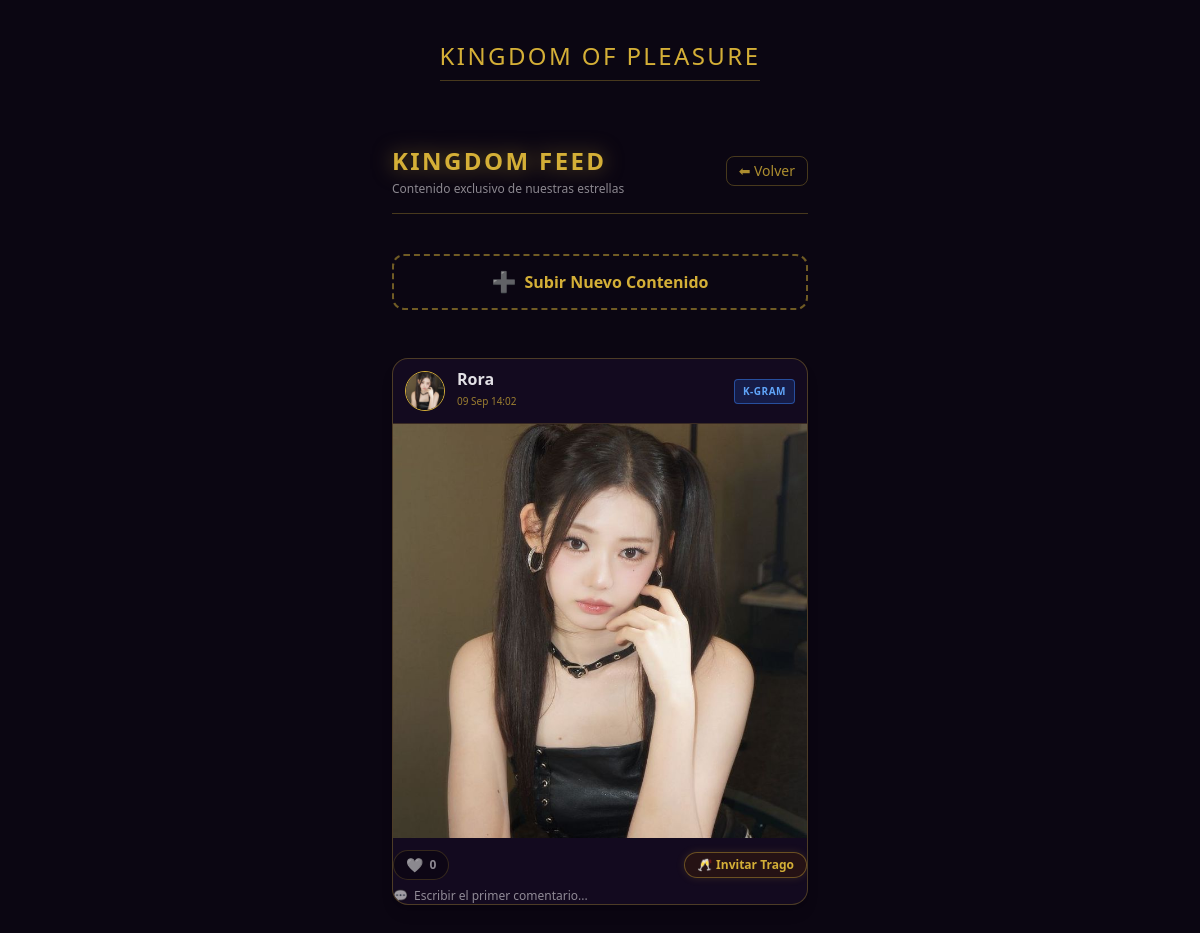
/idols/feed/?tg_id=1, run on an earlier commit of the app's database.
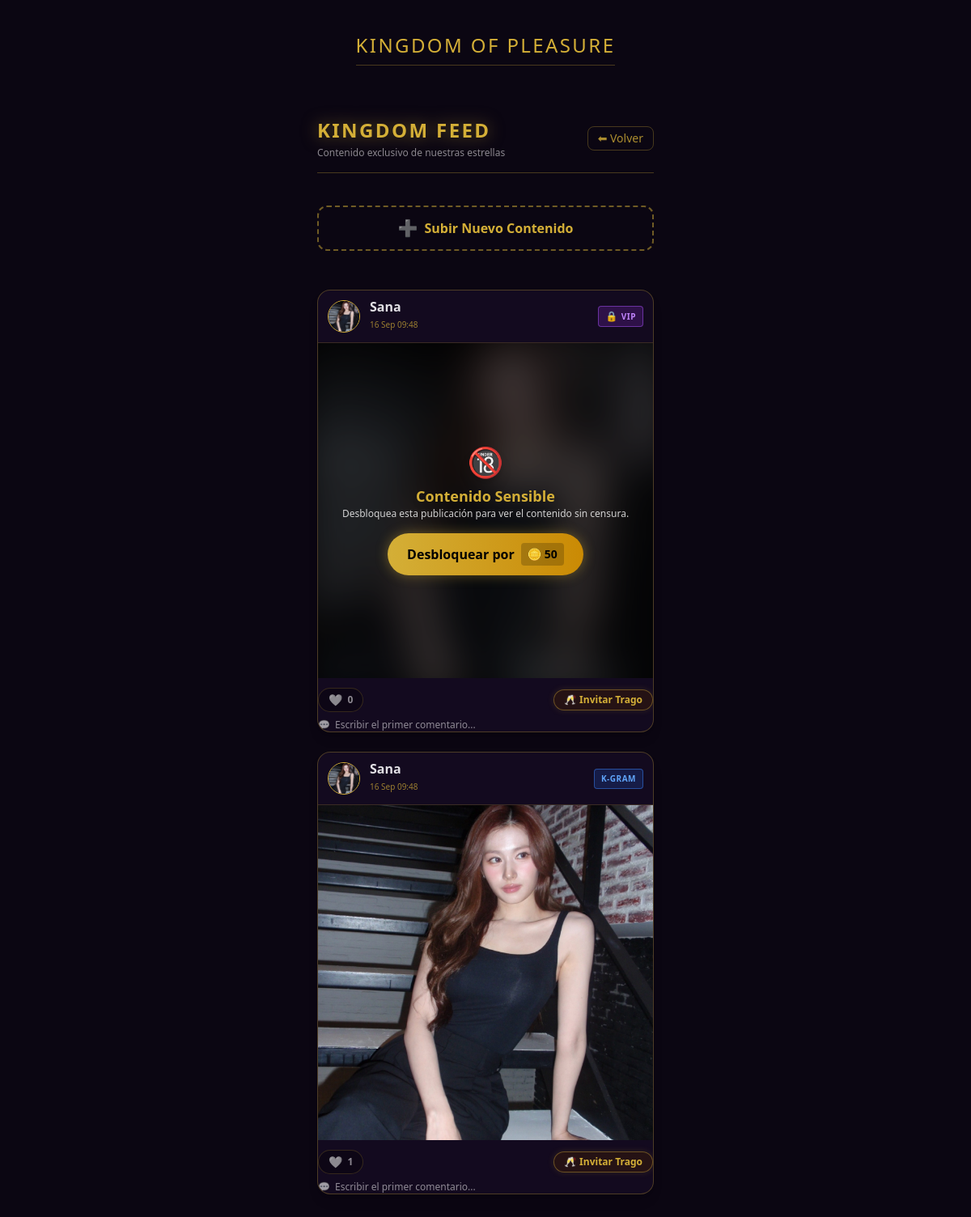
And on a later commit of the database.
### idols/models.py (models this page shows, shortened)
class Post(models.Model):
    NETWORK_CHOICES = [
        ('gram', 'KingdomGram (Público)'),
        ('fans', 'KingdomFans (VIP / Pago)'),
    ]
    idol = models.ForeignKey(IdolProfile, on_delete=models.CASCADE, related_name='posts')
    network = models.CharField("Red Social", max_length=10, choices=NETWORK_CHOICES, default='gram')
    image = models.ImageField("Foto del Post", upload_to='social_posts/')
    caption = models.TextField("Descripción", max_length=300)
    price = models.PositiveIntegerField("Precio en Oro (0 si es Público)", default=0)
    likes = models.PositiveIntegerField("Me Gusta", default=0)
    created_at = models.DateTimeField(auto_now_add=True)
    class Meta:
        verbose_name = "Publicación"
        verbose_name_plural = "Publicaciones"
        ordering = ['-created_at']

class IdolProfile(models.Model):
    STATUS_CHOICES = [
        ('online', '🟢 Chateando en Telegram'),
        ('antojos', '🔥 Sesión de Antojos'),
        ('offline', '🌙 Descansando'),
    ]
    telegram_user_id = models.BigIntegerField(db_index=True)
    owner_username = models.CharField("Usuario de Telegram", max_length=100, blank=True, null=True)
    stage_name = models.CharField("Nombre Artístico", max_length=100)
    group = models.CharField("Grupo/Solista", max_length=100, blank=True, null=True)
    bio = models.TextField("Biografía / Presentación", max_length=500)
    status = models.CharField("Estado Actual", max_length=10, choices=STATUS_CHOICES, default='online')
    photo = models.ImageField("Foto de Perfil", upload_to='idols_photos/', blank=True, null=True)
    services_done = models.IntegerField("Servicios Realizados", default=0)
    rating = models.DecimalField("Calificación Promedio", max_digits=3, decimal_places=2, default=5.00)
    created_at = models.DateTimeField(auto_now_add=True)
    updated_at = models.DateTimeField(auto_now=True)
    class Meta:
        verbose_name = "Perfil de Idol"
        verbose_name_plural = "Perfiles de Idols"
        ordering = ['-created_at']

### idols/views.py (the view)
# urls.py: path('feed/', views.social_feed, name='social_feed'),
def social_feed(request):
    tg_id = request.GET.get('tg_id') or request.POST.get('tg_id')
    posts = Post.objects.all().select_related('idol').prefetch_related('comments')
    unlocked_ids = []
    if tg_id:
        pagados = list(PostUnlock.objects.filter(
            client_telegram_id=tg_id
        ).values_list('post_id', flat=True))
        propios = list(Post.objects.filter(
            idol__telegram_user_id=tg_id
        ).values_list('id', flat=True))
        unlocked_ids = set(pagados + propios)
        liked_ids = list(PostLike.objects.filter(
            client_telegram_id=tg_id
        ).values_list('post_id', flat=True))
        tg_username = request.GET.get('tg_username') or request.POST.get('tg_username') or 'Ciudadano VIP'
    return render(request, 'idols/feed.html', {
        'posts': posts,
        'tg_id': tg_id,
        'unlocked_ids': list(unlocked_ids),
        'liked_ids': liked_ids,  # <- AGREGAR ESTA LÍNEA
        'tg_username': tg_username
    })

### templates/idols/feed.html (shortened to what this page needs)
{% extends 'base.html' %}
{% block content %}
<div class="p-4 mt-6 max-w-md mx-auto w-full flex flex-col gap-6 pb-20">
    <div class="flex justify-between items-center mb-4 border-b border-vip-gold/30 pb-4">
        <div>
            <h2 class="text-2xl font-black text-vip-gold uppercase tracking-widest drop-shadow-[0_0_10px_rgba(212,175,55,0.5)]">Kingdom Feed</h2>
            <p class="text-xs text-vip-text/60 mt-1">Contenido exclusivo de nuestras estrellas</p>
        </div>
        <a href="{% url 'idols:gallery' %}?tg_id={{ tg_id }}" class="text-sm text-vip-gold/80 hover:text-vip-gold border border-vip-gold/30 px-3 py-1 rounded-lg">⬅ Volver</a>
    </div>
    <div class="mb-6">
        <a href="{% url 'idols:create_post' %}?tg_id={{ tg_id }}" class="w-full bg-vip-base border-2 border-dashed border-vip-gold/50 text-vip-gold font-bold py-3 px-4 rounded-xl flex justify-center items-center gap-2 hover:bg-vip-gold/10 transition-colors">
            <span class="text-xl">➕</span>
            <span>Subir Nuevo Contenido</span>
        </a>
    </div>
    {% for post in posts %}
        <div class="bg-vip-panel border border-vip-gold/30 rounded-2xl overflow-hidden shadow-lg">
            <div class="p-3 flex items-center justify-between border-b border-vip-gold/20">
                <div class="flex items-center gap-3">
                    {% if post.idol.photo %}
                        <img src="{{ post.idol.photo.url }}" class="w-10 h-10 rounded-full object-cover border border-vip-gold">
                    {% else %}
                        <div class="w-10 h-10 rounded-full bg-black border border-vip-gold flex items-center justify-center text-xl">👤</div>
                    {% endif %}
                    <div>
                        <h3 class="font-bold text-vip-text leading-none">{{ post.idol.stage_name }}</h3>
                        <span class="text-[10px] text-vip-gold/70">{{ post.created_at|date:"d M H:i" }}</span>
                    </div>
                </div>
                {% if post.network == 'gram' %}
                    <span class="bg-blue-600/20 text-blue-400 border border-blue-500/50 text-[10px] px-2 py-1 rounded font-bold tracking-wider">K-GRAM</span>
                {% else %}
                    <span class="bg-purple-900/40 text-purple-400 border border-purple-500/50 text-[10px] px-2 py-1 rounded font-bold tracking-wider flex items-center gap-1">
                        <span class="text-xs">🔒</span> VIP
                    </span>
                {% endif %}
            </div>
            <div class="relative w-full aspect-square overflow-hidden bg-black flex items-center justify-center">
                {% if post.image %}
                    {% if post.network == 'gram' or post.id in unlocked_ids %}
                        <img src="{{ post.image.url }}" class="w-full h-full object-cover">
                    {% else %}
                        <img src="{{ post.image.url }}" class="w-full h-full object-cover filter blur-xl brightness-50 scale-110 pointer-events-none select-none">
                        <div class="absolute inset-0 flex flex-col items-center justify-center z-10 p-4 bg-black/40">
                            <span class="text-4xl mb-2 drop-shadow-lg">🔞</span>
                            <h4 class="text-vip-gold font-bold text-lg text-center drop-shadow-md">Contenido Sensible</h4>
                            <p class="text-white/80 text-xs text-center mb-4">Desbloquea esta publicación para ver el contenido sin censura.</p>
                            <form action="{% url 'idols:unlock_post' post.id %}" method="POST" class="m-0">
                                <button type="submit" class="bg-gradient-to-r from-vip-gold to-yellow-600 text-black font-bold px-6 py-3 rounded-full hover:scale-105 transition-transform shadow-[0_0_15px_rgba(212,175,55,0.4)] flex items-center gap-2">
                                    <span>Desbloquear por</span>
                                    <span class="bg-black/20 px-2 py-1 rounded text-sm">🪙 {{ post.price }}</span>
                                </button>
                            </form>
                        </div>
                    {% endif %}
                {% endif %}
            </div>
            <div class="mt-3 flex items-center justify-between text-sm">
                    <button id="like-btn-{{ post.id }}" onclick="handleLike({{ post.id }})"
                            class="transition-all duration-200 flex items-center gap-1.5 px-3 py-1 rounded-full border border-vip-gold/20 {% if post.id in liked_ids %}text-red-500 bg-red-500/10 border-red-500/40{% else %}text-vip-text/60 bg-black/30 hover:text-red-400{% endif %}">
                        <span id="like-icon-{{ post.id }}">{% if post.id in liked_ids %}❤️{% else %}🤍{% endif %}</span>
                        <span id="like-count-{{ post.id }}" class="font-semibold text-xs">{{ post.likes }}</span>
                    </button>
                    <button onclick="toggleTipModal({{ post.id }})"
                            class="flex items-center gap-1 text-xs text-vip-gold bg-yellow-950/40 border border-vip-gold/40 px-3 py-1 rounded-full hover:bg-vip-gold hover:text-black transition-all font-semibold shadow-[0_0_8px_rgba(212,175,55,0.15)]">
                        <span>🥂</span>
                        <span>Invitar Trago</span>
                    </button>
                </div>
                <button type="button" onclick="toggleComments({{ post.id }})"
                        class="mt-2 text-xs text-vip-text/60 hover:text-vip-gold flex items-center gap-1.5 transition-colors">
                    <span>💬</span>
                    <span id="comment-label-{{ post.id }}">
                        {% if post.comments.count > 0 %}
                            Ver los {{ post.comments.count }} comentarios...
                        {% else %}
                            Escribir el primer comentario...
                        {% endif %}
                    </span>
                </button>
        </div>
    {% empty %}
        <div class="text-center text-vip-text/50 mt-10 p-6 border border-vip-gold/20 rounded-xl">
            <span class="text-4xl block mb-2">📭</span>
            Aún no hay publicaciones en el muro.
        </div>
    {% endfor %}
</div>
{% endblock %}

### templates/base.html (shortened to what this page needs)
<!DOCTYPE html>
<html lang="es">
<head>
    <script src="https://cdn.tailwindcss.com"></script>
</head>
<body class="bg-vip-base text-vip-text min-h-screen font-sans antialiased flex flex-col items-center p-4">
    <header class="w-full max-w-md text-center py-6">
        <h1 class="text-2xl font-light tracking-widest text-vip-gold uppercase border-b border-vip-gold/30 pb-2 inline-block">
            Kingdom of Pleasure
        </h1>
    </header>
    <main class="w-full max-w-md flex-1">
        {% block content %}{% endblock %}
    </main>
</body>
</html>

### templates/base.html (style rules this page uses)
body { background-color: var(--tg-theme-bg-color, #0B0612); color: var(--tg-theme-text-color, #E2E0E5); -webkit-tap-highlight-color: transparent; }

What changed in the data, as far as the page shows it:
removed Post: idol.photo (picture), idol.stage_name "Rora", created_at "09 Sep 14:02", network "K-GRAM", image (picture), likes "0", shows "Escribir el primer comentario..."
added Post: idol.photo (picture), idol.stage_name "Sana", created_at "16 Sep 09:48", network "VIP", image (picture), price "50", likes "0", shows "Escribir el primer comentario..."
added Post: idol.photo (picture), idol.stage_name "Sana", created_at "16 Sep 09:48", network "K-GRAM", image (picture), likes "1", shows "Escribir el primer comentario..."
